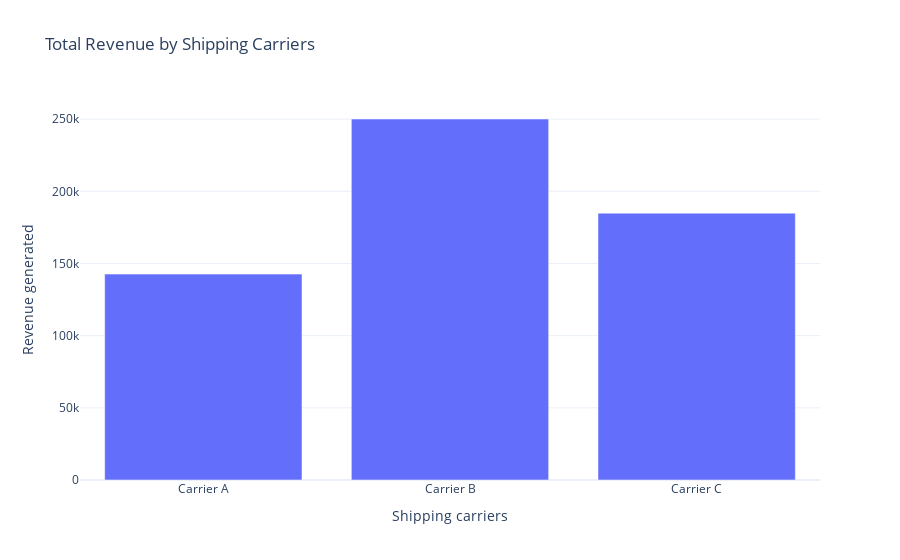

Notebook code cell kept with this figure:
### Code cell
fig=go.Figure()
fig.add_trace(go.Bar(x=total_revenue["Shipping carriers"],y=total_revenue["Revenue generated"]))
fig.update_layout(title="Total Revenue by Shipping Carriers", xaxis_title="Shipping carriers",yaxis_title="Revenue generated")
fig.show()

### Figure 1 — Plotly figure (JSON) as saved in the notebook; plotly's stock layout.template omitted (floating-point values rounded to 4 significant figures)
{"data": [{"type": "bar", "x": ["Carrier A", "Carrier B", "Carrier C"], "y": [142600.0, 250100.0, 184900.0]}], "layout": {"autosize": true, "title": {"text": "Total Revenue by Shipping Carriers"}, "xaxis": {"autorange": true, "range": [-0.5, 2.5], "title": {"text": "Shipping carriers"}, "type": "category"}, "yaxis": {"autorange": true, "range": [0, 263300.0], "title": {"text": "Revenue generated"}, "type": "linear"}}}
